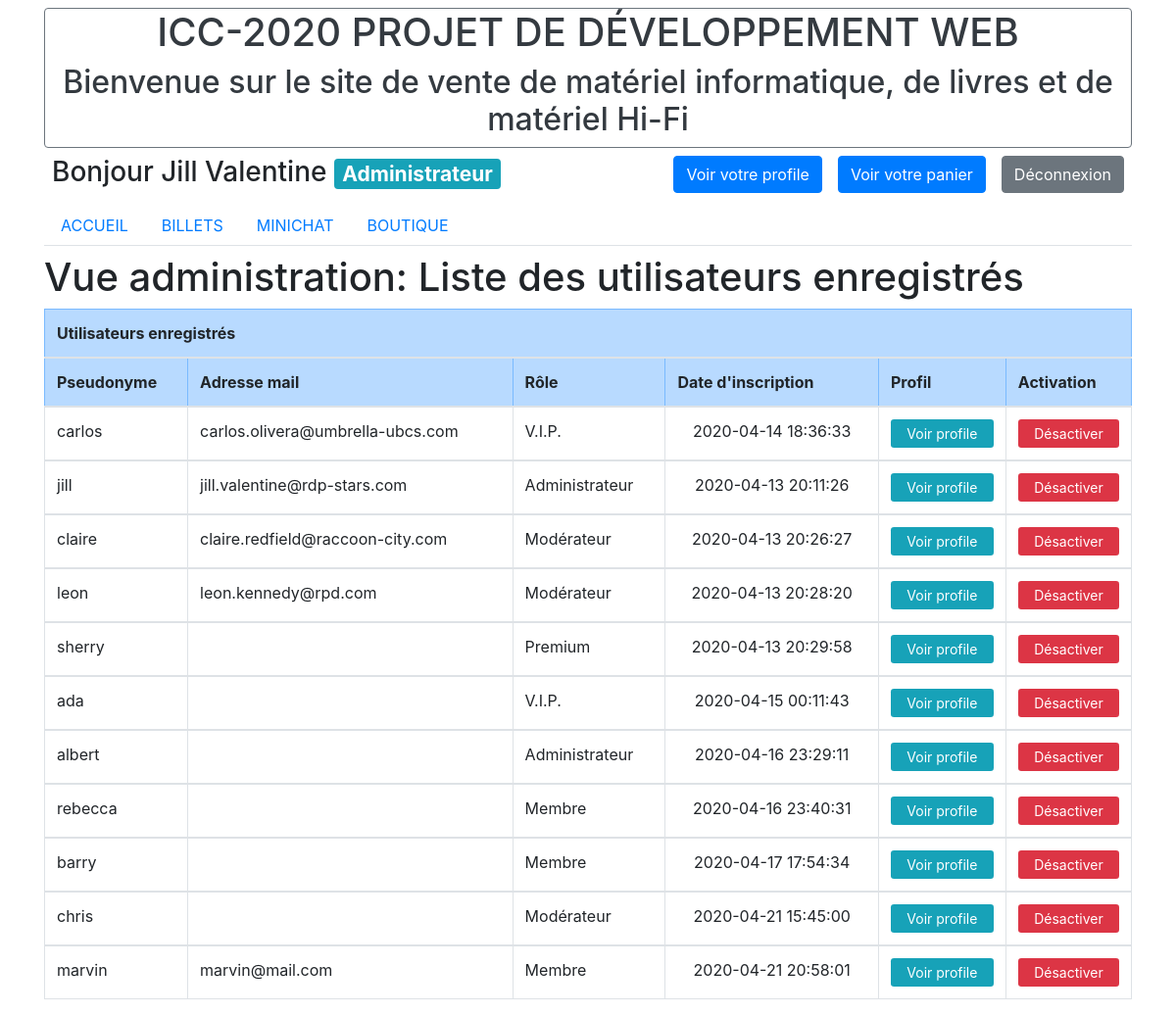
Screenshot of /index.php?action=admin (signed in) with the database file from the repository.
### tables this page shows
CREATE TABLE `users` (
  `id` int(11) NOT NULL,
  `username` varchar(255) NOT NULL,
  `passwd` varchar(255) NOT NULL,
  `email` varchar(255) DEFAULT NULL,
  `active` tinyint(1) NOT NULL DEFAULT 1,
  `role_lvl` int(11) NOT NULL DEFAULT 0,
  `register_date` datetime NOT NULL,
  `last_name` varchar(255) DEFAULT NULL,
  `first_name` varchar(255) DEFAULT NULL,
  `address` varchar(255) DEFAULT NULL,
  `zipcode` varchar(10) DEFAULT NULL,
  `date_birth` date DEFAULT NULL
);

### public/controller/frontend.php (called while the page is built, shortened)
<?php
require_once('models/UserManager.php');
function admin(){
    $userManager = new UserManager();
    $allUsers = $userManager->getAllUsers();
    require('views/administration/users_ListView.php');
}
function signin(){
    require('views/authentication/signin.php');
}
function permission_verbose($permission_lvl){
    switch ($permission_lvl) {
        case 10:
            $permission_verbose_name = 'Membre';
            break;
        case 20:
            $permission_verbose_name = 'Premium';
            break;
        case 30:
            $permission_verbose_name = 'V.I.P.';
            break;
        case 40:
            $permission_verbose_name = 'Modérateur';
            break;
        case 50:
            $permission_verbose_name = 'Administrateur';
            break;
    }
    return $permission_verbose_name;
}

### public/models/Manager.php (called while the page is built, shortened)
<?php
class Manager {
    protected function dbConnect(){
        $db = new \PDO('mysql:host=mysql;dbname=projet_web_db;charset=utf8',
                       'root', 'admin',
                       array(\PDO::ATTR_ERRMODE => \PDO::ERRMODE_EXCEPTION));
        return $db;
    }
    protected function getAllEntries($db_table){
        $db = $this->dbConnect();
        $request = $db->query('SELECT * FROM ' . $db_table);
        return $request;
    }
}

### public/models/UserManager.php (called while the page is built, shortened)
<?php
require_once('models/Manager.php');
class UserManager extends Manager {
    private $db_table = 'users';
    public function getAllUsers(){
        return $this->getAllEntries($this->db_table);
    }
}

### public/views/administration/users_ListView.php (the view, shortened to what this page needs)
<section>
    <h1>Vue administration: Liste des utilisateurs enregistrés</h1>
    <table class="table table-bordered">
        <thead class="table-primary">
            <tr>
                <th colspan="6">Utilisateurs enregistrés</th>
            </tr>
            <tr>
                <th>Pseudonyme</th>
                <th>Adresse mail</th>
                <th>Rôle</th>
                <th>Date d'inscription</th>
                <th>Profil</th>
                <th>Activation</th>
            </tr>
        </thead>
        <?php while ($user = $allUsers->fetch()) { ?>
        <tbody <?php if (!$user['active']) echo("class=\"table-danger\""); ?>>
            <tr>
                <td><?= $user['username']; ?></td>
                <td><?= $user['email']; ?></td>
                <td><?= permission_verbose($user['role_lvl']);; ?></td>
                <td class="text-center"><?= $user['register_date']; ?></td>
                <td class="text-center">
                    <a class="btn-sm btn-block btn-info" href="index.php?action=profile&userID=<?= $user['id']; ?>">Voir profile</a>
                </td>
                <td class="text-center">
                    <a class="btn-sm btn-block btn-<?php if ($user['active']) echo("danger"); else echo("success"); ?>" href="index.php?action=user_activation&userID=<?= $user['id']; ?>">
                        <?php if ($user['active']) echo("Désactiver"); else echo("Activer"); ?>
                    </a>
                </td>
            </tr>
        </tbody>
    <?php } ?>
    </table>
</section>
<?php
require('views/static/base.php');
?>

### rows the page displays
users: username "carlos", email "carlos.olivera@umbrella-ubcs.com", role_lvl "V.I.P.", register_date "2020-04-14 18:36:33", active "Désactiver"
users: username "jill", email "jill.valentine@rdp-stars.com", role_lvl "Administrateur", register_date "2020-04-13 20:11:26", active "Désactiver"
users: username "claire", email "claire.redfield@raccoon-city.com", role_lvl "Modérateur", register_date "2020-04-13 20:26:27", active "Désactiver"
users: username "leon", email "leon.kennedy@rpd.com", role_lvl "Modérateur", register_date "2020-04-13 20:28:20", active "Désactiver"
users: username "sherry", role_lvl "Premium", register_date "2020-04-13 20:29:58", active "Désactiver"
users: username "ada", role_lvl "V.I.P.", register_date "2020-04-15 00:11:43", active "Désactiver"
users: username "albert", role_lvl "Administrateur", register_date "2020-04-16 23:29:11", active "Désactiver"
users: username "rebecca", role_lvl "Membre", register_date "2020-04-16 23:40:31", active "Désactiver"
users: username "barry", role_lvl "Membre", register_date "2020-04-17 17:54:34", active "Désactiver"
users: username "chris", role_lvl "Modérateur", register_date "2020-04-21 15:45:00", active "Désactiver"
users: username "marvin", email "marvin@mail.com", role_lvl "Membre", register_date "2020-04-21 20:58:01", active "Désactiver"

### other values shown
$role_tag "Administrateur"
